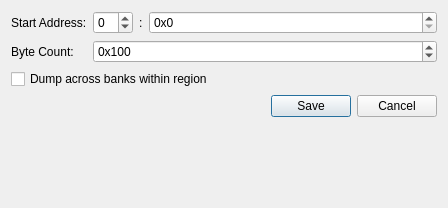
<?xml version="1.0" encoding="UTF-8"?>
<ui version="4.0">
 <class>QGBA::MemoryDump</class>
 <widget class="QDialog" name="QGBA::MemoryDump">
  <property name="geometry">
   <rect>
    <x>0</x>
    <y>0</y>
    <width>448</width>
    <height>208</height>
   </rect>
  </property>
  <property name="windowTitle">
   <string>Save Memory Range</string>
  </property>
  <layout class="QFormLayout" name="formLayout">
   <item row="0" column="0">
    <widget class="QLabel" name="label">
     <property name="text">
      <string>Start Address:</string>
     </property>
    </widget>
   </item>
   <item row="0" column="1">
    <layout class="QHBoxLayout" name="horizontalLayout">
     <item>
      <widget class="QSpinBox" name="segment">
       <property name="minimum">
        <number>-1</number>
       </property>
       <property name="maximum">
        <number>511</number>
       </property>
       <property name="displayIntegerBase">
        <number>16</number>
       </property>
      </widget>
     </item>
     <item>
      <widget class="QLabel" name="label_3">
       <property name="text">
        <string notr="true">:</string>
       </property>
      </widget>
     </item>
     <item>
      <widget class="QSpinBox" name="address">
       <property name="sizePolicy">
        <sizepolicy hsizetype="MinimumExpanding" vsizetype="Fixed">
         <horstretch>0</horstretch>
         <verstretch>0</verstretch>
        </sizepolicy>
       </property>
       <property name="accelerated">
        <bool>true</bool>
       </property>
       <property name="prefix">
        <string notr="true">0x</string>
       </property>
       <property name="maximum">
        <number>268435455</number>
       </property>
       <property name="singleStep">
        <number>16</number>
       </property>
       <property name="displayIntegerBase">
        <number>16</number>
       </property>
      </widget>
     </item>
    </layout>
   </item>
   <item row="1" column="0">
    <widget class="QLabel" name="label_2">
     <property name="text">
      <string>Byte Count:</string>
     </property>
    </widget>
   </item>
   <item row="1" column="1">
    <widget class="QSpinBox" name="bytes">
     <property name="sizePolicy">
      <sizepolicy hsizetype="MinimumExpanding" vsizetype="Fixed">
       <horstretch>0</horstretch>
       <verstretch>0</verstretch>
      </sizepolicy>
     </property>
     <property name="prefix">
      <string notr="true">0x</string>
     </property>
     <property name="minimum">
      <number>1</number>
     </property>
     <property name="maximum">
      <number>268435456</number>
     </property>
     <property name="value">
      <number>256</number>
     </property>
     <property name="displayIntegerBase">
      <number>16</number>
     </property>
    </widget>
   </item>
   <item row="2" column="0" colspan="2">
    <widget class="QCheckBox" name="spanSegments">
     <property name="text">
      <string comment="Generate dump with bytes all within the same region of memory, even if it crosses the bank boundary">Dump across banks within region</string>
     </property>
    </widget>
   </item>
   <item row="3" column="0" colspan="2">
    <widget class="QDialogButtonBox" name="buttonBox">
     <property name="orientation">
      <enum>Qt::Horizontal</enum>
     </property>
     <property name="standardButtons">
      <set>QDialogButtonBox::Cancel|QDialogButtonBox::Save</set>
     </property>
    </widget>
   </item>
  </layout>
 </widget>
 <resources/>
 <connections>
  <connection>
   <sender>buttonBox</sender>
   <signal>accepted()</signal>
   <receiver>QGBA::MemoryDump</receiver>
   <slot>accept()</slot>
   <hints>
    <hint type="sourcelabel">
     <x>248</x>
     <y>254</y>
    </hint>
    <hint type="destinationlabel">
     <x>157</x>
     <y>274</y>
    </hint>
   </hints>
  </connection>
  <connection>
   <sender>buttonBox</sender>
   <signal>rejected()</signal>
   <receiver>QGBA::MemoryDump</receiver>
   <slot>reject()</slot>
   <hints>
    <hint type="sourcelabel">
     <x>316</x>
     <y>260</y>
    </hint>
    <hint type="destinationlabel">
     <x>286</x>
     <y>274</y>
    </hint>
   </hints>
  </connection>
 </connections>
</ui>
